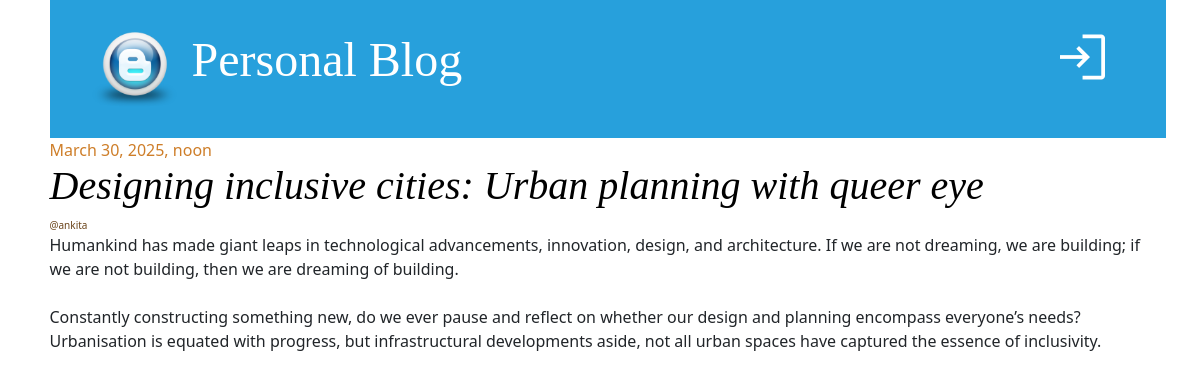
Screenshot of /post-detail/2/ with the database file from the repository.
### blog_app/models.py (models this page shows, shortened)
class Post(models.Model):
    title=models.CharField(max_length=256)
    content=models.TextField()
    author= models.ForeignKey("auth.user",on_delete=models.CASCADE)
    create_at=models.DateTimeField(auto_now_add=True)
    update_at=models.DateTimeField(auto_now=True)
    published_at=models.DateTimeField(null=True,blank=True)

### blog_app/views.py (the view)
# urls.py: path("post-detail/<int:pk>/",views.post_detail,name="post-detail"),
def post_detail(request,pk):
    post=Post.objects.get(pk=pk,published_at__isnull=False)
    return render(
        request,
        "post_detail.html",
        {"post":post}
    )

### templates/post_detail.html (shortened to what this page needs)
{% extends "base.html" %}
{% block content%}
<div class="row">
    <div class="col">
        <div class="post">
            <div class="date">{{post.published_at}}</div>
                <h1>
                    <a href="#" class="text-decoration-none fst-italic">{{post.title}}</a>
                </h1>
                <div class="date author">
                    @{{post.author.username}}
                </div>
                <p>{{ post.content|linebreaksbr}}</p>
        </div>
    </div>
</div>
{% endblock content%}

### static/css/blog.css (style rules this page uses)
body { padding-left: 15px; }
h1 a { color: #27a0dc; font-family: "Lobster"; }
h1, h2, h3, h4 { font-family: "Lobster", cursive; }
.date { color: #ce7e29; }
.post { margin-bottom: 30px; }
.post h1 a, .post h1 a:visited { color: #000000; }
.author { font-size: 10px; color: #6b441a; }

### rows the page displays
Post: published_at "March 30, 2025, noon", title "Designing inclusive cities: Urban planning with queer eye", author.username "ankita", content "Humankind has made giant leaps in technological advancements, innovation, design, and architecture. If we are not dreaming, we are building; if we are not building, then we are dreaming of building. Constantly constructing something new, do we ever pause and reflect on whether our design and planning encompass everyone’s needs? Urbanisation is equated with progress, but infrastructural developments aside, not all urban spaces have captured the essence of inclusivity."
